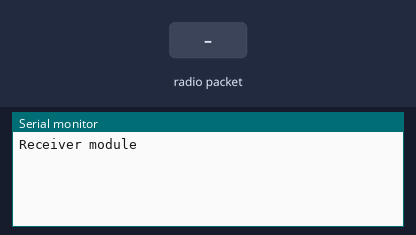
This sketch was run on a simulated Arduino Uno, built with avr-gcc and run on an emulated ATmega328P. Parts: the last lines printed to the serial monitor. The inputs (shaded band) are chosen by the test bench. No radio packets arrive unless stated.

Above: at 1.2 s.
1.3 s: radio packet "1" arrives
At 2.3 s:
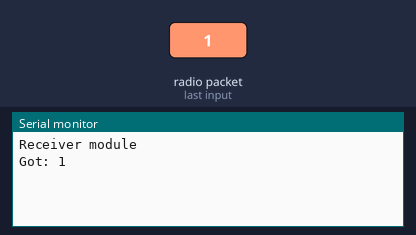
2.8 s: radio packet "0" arrives
At 3.7 s:
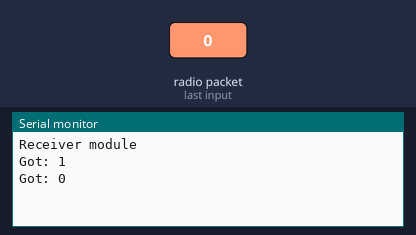
4.3 s: radio packet "2" arrives
At 5.1 s:
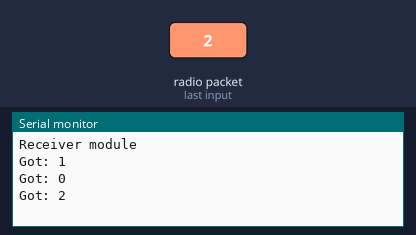

The sketch:

rf_serial_rx.ino
```cpp
#include "VirtualWire.h"

int rx_pin = 2;


void setup(){
  vw_set_rx_pin(rx_pin);
  vw_setup(2000);
  vw_rx_start();
  Serial.begin(9600);
  Serial.println("Receiver module");
}

void loop(){

  uint8_t msg[VW_MAX_MESSAGE_LEN];
  uint8_t msglength = VW_MAX_MESSAGE_LEN;

  vw_wait_rx();
  if(vw_get_message(msg, &msglength)){
    Serial.print("Got: ");
    for (int i = 0; i < msglength; i++)
  	{
  	    Serial.print(char(msg[i]));
  	}
	   Serial.println();
  }
}
```

Measured:
- after the input at 1.3 s, the serial monitor: prints a new line at once (image 1)
- after the input at 2.8 s, the serial monitor: prints a new line at once (image 2)
- after the input at 4.3 s, the serial monitor: prints a new line at once (image 3)
